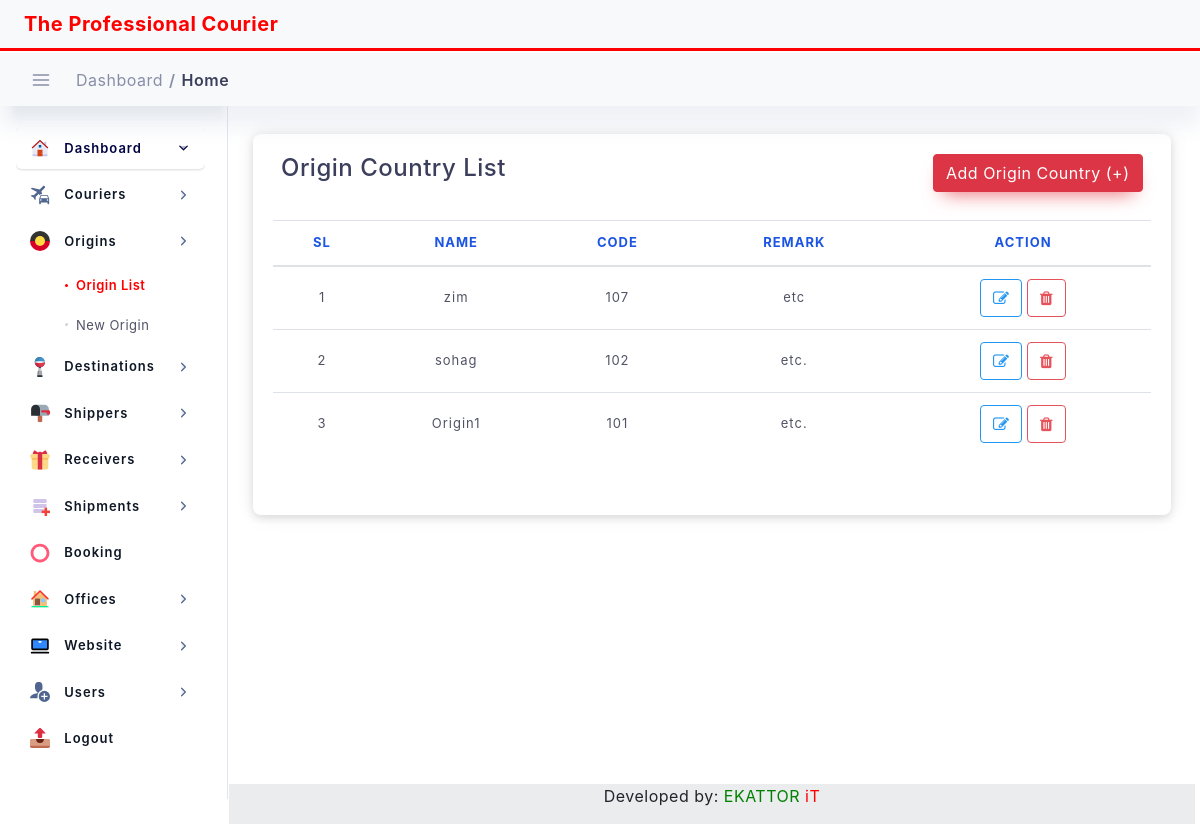
/dataset/all-origin, run on the app's committed database.
### dataset/models.py (models this page shows, shortened)
class Origin(models.Model):
    name = models.CharField(max_length=50)
    code = models.CharField(max_length=200, blank=True, null=True)
    remark = models.CharField(max_length=200, blank=True, null=True)

### dataset/views.py (the view)
# urls.py: path('all-origin', views.AllOriginListView.as_view(), name="all-origins"),
class AllOriginListView(ListView):
    model = Origin  # Model I want to Covert to List
    template_name = 'dataset/origin.html'  # Template Name
    context_object_name = 'origin'  # Change default name of objectList
    ordering = ['-id']  # Ordering post LIFO
    paginate_by = 20  # number of page I want to show in single page
    def get_context_data(self, **kwargs):
        context = super().get_context_data(**kwargs)
        context["title"] = "Origin List"
        context["nav_bar"] = "origin_list"
        context['origin'] = self.model.objects.all().order_by('-id')
        return context

### templates/dataset/origin.html (shortened to what this page needs)
{% extends "base.html" %}
{% load static %}
{% block content %}
<div class="col-lg-12 p-4">
    <div class="statbox widget box box-shadow">
        <div class="widget-header">
            <div class="row">
                <div class="mb-1 col-lg-8">
                    <h4>Origin Country List</h4>
                </div>
                <div class="mb-1 col-lg-4">
                    <a href="{% url 'add-new-origin' %}" class="btn btn-danger float-right">Add Origin Country (+)</a>
                </div>
            </div>
        </div>
        <br>
        <div class="scrollme">
            <table id="dataTable" class="table table-hover">
                <thead>
                <tr>
                    <th style="text-align:center">SL</th>
                    <th style="text-align:center">Name</th>
                    <th style="text-align:center">Code</th>
                    <th style="text-align:center">Remark</th>
                    <th style="text-align:center">Action</th>
                </tr>
                </thead>
                <tbody>
                {% for item in origin %}
                <tr>
                    <td style="text-align:center">{{forloop.counter}}</td>
                    <td style="text-align:center">{{item.name}}</td>
                    <td style="text-align:center">{{item.code}}</td>
                    <td style="text-align:center">{{item.remark}}</td>
                    <td style="text-align:center">
                       <a href="{% url 'update_origin' item.id %}">
                            <button class="btn btn-outline-info"><i class="fa fa-edit"> </i></button>
                       </a>
                        <button class="btn btn-outline-danger" data-toggle="modal"
                                            data-target="#deletemodal{{item.id}}">
                                        <i class="fa fa-trash"></i>
                        </button>
                    </td>
                </tr>
                {% endfor %}
                </tbody>
            </table>
            <div class="d-flex justify-content-center">
            </div>
        </div>
    </div>
</div>
{% endblock content %}

### static/assets/css/dashboard/dash_1.css (style rules this page uses)
.widget { position: relative; padding: 20px; border-radius: 8px; border: none; background: #fff; -webkit-box-shadow: 0 4px 6px 0 rgba(85, 85, 85, 0.08), 0 1px 20px 0 rgba(0, 0, 0, 0.07), 0px 1px 11px 0px rgba(0, 0, 0, 0.07); -moz-box-shadow: 0 4px 6px 0 rgba(85, 85, 85, 0.08), 0 1px 20px 0 rgba(0, 0, 0, 0.07), 0px 1px 11px 0px rgba(0, 0, 0, 0.07); box-shadow: 0 4px 6px 0 rgba(85, 85, 85, 0.08), 0 1px 20px 0 rgba(0, 0, 0, 0.07), 0px 1px 11px 0px rgba(0, 0, 0, 0.07); }

### static/assets/css/main.css (style rules this page uses)
html { min-height: 100% }
body { color: #888ea8; height: 100%; font-size: 0.875rem; background: #f1f2f3; overflow-x: hidden; overflow-y: auto; letter-spacing: 0.0312rem; font-family: 'Helvetica', sans-serif; }
h1, h2, h3, h4, h5, h6 { color: #3b3f5c; }
.btn { padding: 0.4375rem 1.25rem; text-shadow: none; font-size: 14px; color: #3b3f5c; font-weight: normal; white-space: normal; word-wrap: break-word; transition: .2s ease-out; touch-action: manipulation; cursor: pointer; background-color: #f1f2f3; box-shadow: 0px 5px 20px 0 rgba(0, 0, 0, 0.1); will-change: opacity, transform; transition: all 0.3s ease-out; -webkit-transition: all 0.3s ease-out; }
.btn-danger { color: #fff !important; background-color: #e7515a; border-color: #e7515a; box-shadow: 0 10px 20px -10px #e7515a; }
.btn-outline-info { border: 1px solid #2196f3 !important; color: #2196f3 !important; background-color: transparent; box-shadow: none; }
.btn-outline-danger { border: 1px solid #e7515a !important; color: #e7515a !important; background-color: transparent; box-shadow: none; }
.table > tbody > tr > td { vertical-align: middle; color: #515365; font-size: 13px; letter-spacing: 1px; }
.table > thead > tr > th { color: #1b55e2; font-weight: 700; font-size: 13px; letter-spacing: 1px; text-transform: uppercase; }
.table thead th { vertical-align: bottom; border-bottom: none; }

### static/assets/css/structure.css (style rules this page uses)
html { min-height: 100% }
body { color: #888ea8; height: 100%; font-size: 0.875rem; background: ##f1f2f3; overflow-x: hidden; overflow-y: auto; letter-spacing: 0.0312rem; font-family: 'Helvetica', sans-serif; }
h1, h2, h3, h4, h5, h6 { color: #3b3f5c; }
.widget { padding: 0; margin-top: 0; margin-bottom: 0; border-radius: 6px; -webkit-box-shadow: 0 4px 6px 0 rgba(85, 85, 85, 0.08), 0 1px 20px 0 rgba(0, 0, 0, 0.07), 0px 1px 11px 0px rgba(0, 0, 0, 0.07); -moz-box-shadow: 0 4px 6px 0 rgba(85, 85, 85, 0.08), 0 1px 20px 0 rgba(0, 0, 0, 0.07), 0px 1px 11px 0px rgba(0, 0, 0, 0.07); box-shadow: 0 4px 6px 0 rgba(85, 85, 85, 0.08), 0 1px 20px 0 rgba(0, 0, 0, 0.07), 0px 1px 11px 0px rgba(0, 0, 0, 0.07); }
.widget.box .widget-header { background: #fff; padding: 0px 8px 0px; border-top-right-radius: 6px; border-top-left-radius: 6px; }
.widget .widget-header { border-bottom: 0px solid #f1f2f3; }
.widget .widget-header:before, .widget .widget-header:after { display: table; content: ""; line-height: 0 }
.widget .widget-header:after { clear: both }

### data on the page
Origin: name "zim", code "107", remark "etc"
Origin: name "sohag", code "102", remark "etc."
Origin: name "Origin1", code "101", remark "etc."
